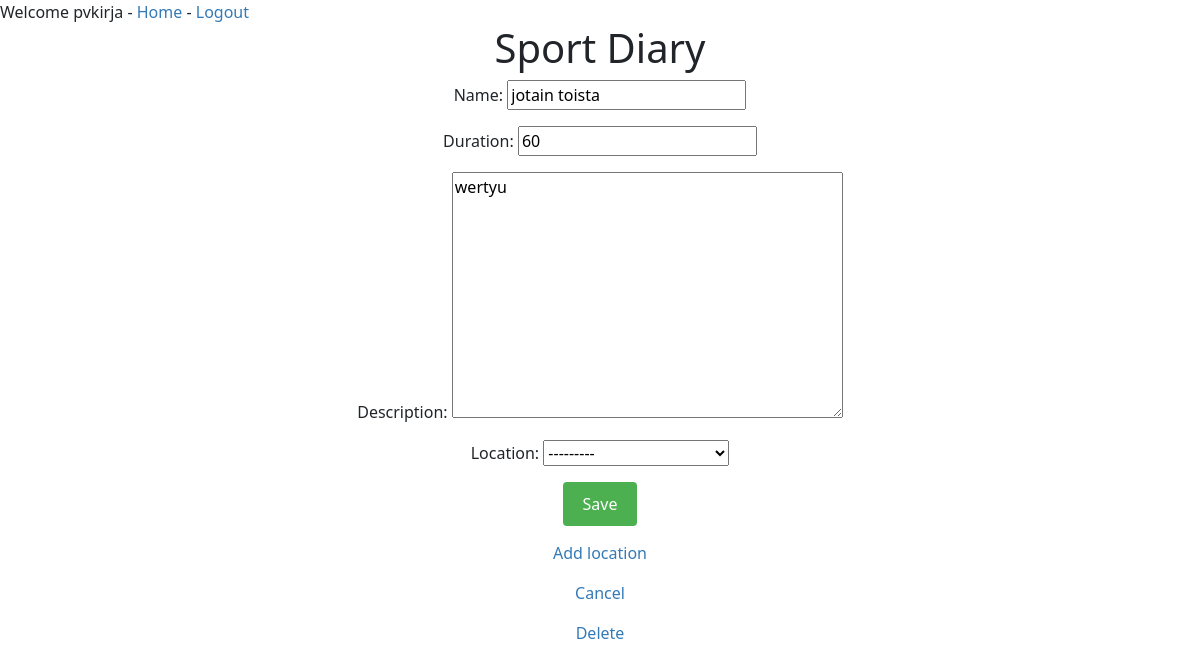
Page /diary/1 (signed in) on the committed database.
### sportdiary/models.py (models this page shows, shortened)
class Diary(models.Model):
	name = models.CharField(max_length=200)
	created = models.DateTimeField(auto_now_add=True, null=True)
	duration = models.IntegerField(blank=True, null=True)
	description = models.TextField(blank=True)
	location = models.ForeignKey(
		Location, on_delete=models.CASCADE,
		null=True, blank=True,
		related_name='locations'
	)
	owner = models.ForeignKey(User, on_delete=models.CASCADE, null=True)

class Location(models.Model):
    name = models.CharField(max_length=200)
    def __str__(self):
             return self.name

### sportdiary/views.py (the view)
# urls.py: path('diary/<int:pk>', DiaryUpdateView.as_view()),
class DiaryUpdateView(UserPassesTestMixin, UpdateView):
	model = Diary
	fields = ["name", "duration", "description", "location"]
	success_url = "/"
	def test_func(self):
			return self.request.user.is_authenticated

### sportdiary/templates/sportdiary/diary_form.html (shortened to what this page needs)
{% extends "sportdiary/base.html" %}
{% block "content" %}
	<div style="text-align:center">
        <form method=post>
                {{ form.as_p }}
                <input type=submit value="Save"style="background-color: #4CAF50; color: white; padding: 10px 20px; border: none; border-radius: 4px; cursor: pointer; margin-bottom:15px">
        </form>
        <p><a href="/location/new" style="color: #337ab7; text-decoration: none;">Add location</a></p>
		<p><a href="/" style="color: #337ab7; text-decoration: none;">Cancel</a></p>
        {% if object %}
	        <p><a href="/diary/{{ object.pk }}/delete" style="color: #337ab7; text-decoration: none;">Delete</a></p>
        {% endif %}
	</div>
{% endblock "content" %}

### sportdiary/templates/sportdiary/base.html (shortened to what this page needs)
{% load static %}
<!doctype html>
<html lang="en">
	<head>
		<link href="{% static 'bootstrap/css/bootstrap.min.css' %}" rel="stylesheet">
	</head>
	<body>
	<header>
		{% if user.username %}
			Welcome {{ user }} -
			<a href="/" style="color: #337ab7; text-decoration: none;">Home</a> -
			<a href="/logout" style="color: #337ab7; text-decoration: none;">Logout</a>
		{% else %}
		 	<p style="text-align:center">Login</p>
		{% endif %}
		<h1 style="text-align:center">Sport Diary</h1>
	   </header>
		{% block "content" %}{% endblock "content" %}
	</body>
</html>

### rows in the picture
Diary: name "jotain toista", duration "60", description "wertyu", location "---------"

### other values in the picture
{{ user }} "pvkirja"
